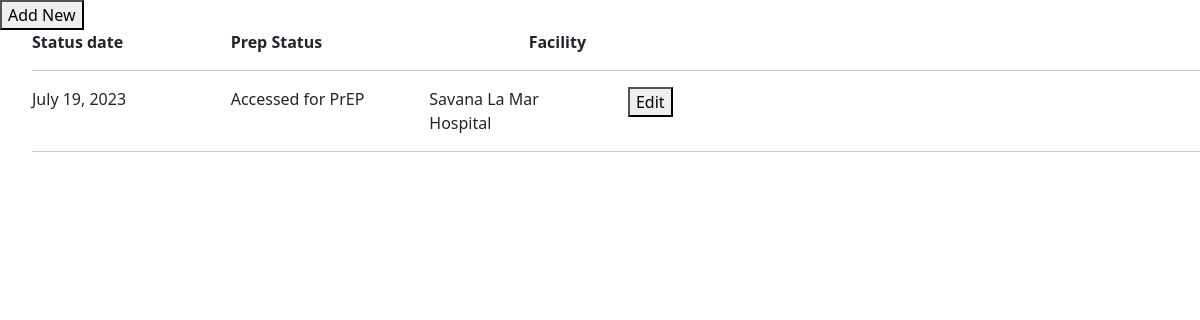
/client/prepstatus_list/4/, run on the app's committed database.
### prep_app/models.py (models this page shows, shortened)
class PrepStatusDetail(TSIS2BaseModel):
    client = models.ForeignKey("Client", blank=False, null=False, on_delete=models.PROTECT)
    status_date = models.DateField(blank=False, null=False)
    prepstatus = models.ForeignKey("PrepStatus", blank=False, null=False, on_delete=models.PROTECT)
    deactivated_at = models.BooleanField(default=False)
    facility = models.ForeignKey("Facility", on_delete=models.CASCADE)

class PrepStatus(models.Model):
    name = models.CharField(max_length=255, blank=False, null=False)
    code = models.CharField(max_length=255, blank=False, null=False)
    deactivated_at = models.BooleanField(default=False)
    def __str__(self):
        return "%s" % (self.name)

class Facility(TSIS2BaseModel):
    name = models.CharField(max_length=255, blank=False, null=False)
    code = models.CharField(max_length=255, blank=False, null=False, unique=True)
    lab_ref_code = models.CharField(max_length=255, blank=True, null=True, verbose_name='LAB reference code')
    address1 = models.CharField(max_length=255, blank=True, null=True)
    parish = models.ForeignKey("Parish", blank=False, null=False,
                               related_name='facility_parish', on_delete=models.PROTECT)
    organization = models.ForeignKey("Organization", blank=False, null=False, related_name="facility_organization", on_delete=models.PROTECT)

### prep_app/views.py (the view)
# urls.py: path('prepstatus_list/<int:client_id>/', prepstatus_list, name='prepstatus_list'),
def prepstatus_list(request, client_id):
    client = get_object_or_404(Client, pk=client_id)
    prepstatus = PrepStatusDetail.objects.filter(client_id=client_id)
    return render(request, 'prepstatus_list.html', {'prepstatus': prepstatus, 'client_id': client_id})

### prep_app/base_model.py (called while the page is built)
    def get_queryset(self):
        if self.include_deleted:
            return TSIS2BaseQuerySet(self.model)
        return TSIS2BaseQuerySet(self.model).filter(deleted_at=None)

### prep_project/templates/prepstatus_list.html (shortened to what this page needs)
{% load widget_tweaks %}
{% load bootstrap5 %}
{% bootstrap_css %}
{% load crispy_forms_tags %}
</head>
{% block content %}
<div class="col-md-4">  <button onclick="popup2({{ client.id }})">Add New</button>  </div>
<ul>
  <b><div class="row">
    <div class="col-md-2"> Status date </div>
    <div class="col-md-3">   Prep Status</div>
    <div class="col-md-2">   Facility</div>
    <div class="col-md-5">  </div>
  </div> </b>
<hr>
{% for ps in prepstatus %}
<div class="row">
    <div class="col-md-2">  {{ ps.status_date  }}</div>
    <div class="col-md-2">  {{ ps.prepstatus  }}</div>
    <div class="col-md-2">  {{ ps.facility.name  }}</div>
    <div class="col-md-2"> <button onclick="popup({{ ps.id }})">Edit</button>  </div>
    <div class="col-md-3">  </div>
  </div>
  <hr>
{% endfor %}
</ul>
{% endblock %}

### data on the page
PrepStatusDetail: status_date "July 19, 2023", prepstatus "Accessed for PrEP", facility.name "Savana La Mar Hospital"
